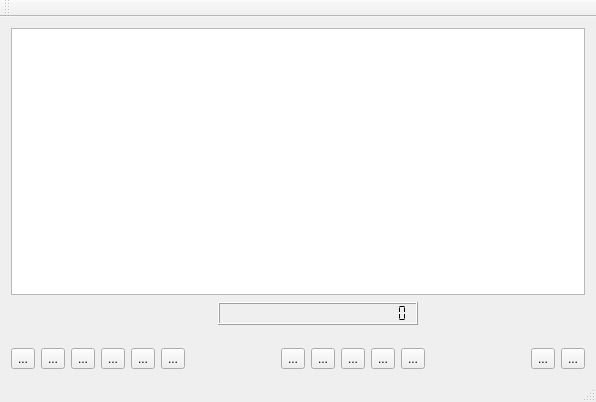
<?xml version="1.0" encoding="UTF-8"?>
<ui version="4.0">
 <class>MainWindow</class>
 <widget class="QMainWindow" name="MainWindow">
  <property name="geometry">
   <rect>
    <x>0</x>
    <y>0</y>
    <width>596</width>
    <height>402</height>
   </rect>
  </property>
  <property name="windowTitle">
   <string>Qt Media Player</string>
  </property>
  <widget class="QWidget" name="centralWidget">
   <layout class="QVBoxLayout" name="verticalLayout_2">
    <item>
     <layout class="QVBoxLayout" name="verticalLayout">
      <property name="bottomMargin">
       <number>1</number>
      </property>
      <item>
       <widget class="QTableWidget" name="tableWidget">
        <property name="enabled">
         <bool>true</bool>
        </property>
        <property name="editTriggers">
         <set>QAbstractItemView::NoEditTriggers</set>
        </property>
        <property name="dragEnabled">
         <bool>false</bool>
        </property>
        <property name="dragDropMode">
         <enum>QAbstractItemView::NoDragDrop</enum>
        </property>
        <property name="defaultDropAction">
         <enum>Qt::IgnoreAction</enum>
        </property>
        <property name="columnCount">
         <number>1</number>
        </property>
        <attribute name="horizontalHeaderVisible">
         <bool>false</bool>
        </attribute>
        <attribute name="verticalHeaderVisible">
         <bool>false</bool>
        </attribute>
        <attribute name="verticalHeaderVisible">
         <bool>false</bool>
        </attribute>
        <attribute name="horizontalHeaderVisible">
         <bool>false</bool>
        </attribute>
        <column/>
       </widget>
      </item>
     </layout>
    </item>
    <item>
     <layout class="QHBoxLayout" name="horizontalLayout">
      <item>
       <spacer name="horizontalSpacer_4">
        <property name="orientation">
         <enum>Qt::Horizontal</enum>
        </property>
        <property name="sizeType">
         <enum>QSizePolicy::Preferred</enum>
        </property>
        <property name="sizeHint" stdset="0">
         <size>
          <width>40</width>
          <height>20</height>
         </size>
        </property>
       </spacer>
      </item>
      <item>
       <widget class="QLCDNumber" name="lcdNumber">
        <property name="sizePolicy">
         <sizepolicy hsizetype="Fixed" vsizetype="Fixed">
          <horstretch>5</horstretch>
          <verstretch>0</verstretch>
         </sizepolicy>
        </property>
        <property name="minimumSize">
         <size>
          <width>200</width>
          <height>0</height>
         </size>
        </property>
        <property name="smallDecimalPoint">
         <bool>true</bool>
        </property>
        <property name="numDigits">
         <number>20</number>
        </property>
        <property name="segmentStyle">
         <enum>QLCDNumber::Flat</enum>
        </property>
        <property name="value" stdset="0">
         <double>0.000000000000000</double>
        </property>
       </widget>
      </item>
     </layout>
    </item>
    <item>
     <layout class="QHBoxLayout" name="horizontalLayout_3">
      <item>
       <spacer name="horizontalSpacer">
        <property name="orientation">
         <enum>Qt::Horizontal</enum>
        </property>
        <property name="sizeHint" stdset="0">
         <size>
          <width>498</width>
          <height>17</height>
         </size>
        </property>
       </spacer>
      </item>
     </layout>
    </item>
    <item>
     <layout class="QHBoxLayout" name="horizontalLayout_2">
      <item>
       <widget class="QToolButton" name="toolButton_Open">
        <property name="text">
         <string>...</string>
        </property>
        <property name="icon">
         <iconset>
          <normalon>:/Images/fileopen.png</normalon>
         </iconset>
        </property>
        <property name="iconSize">
         <size>
          <width>24</width>
          <height>24</height>
         </size>
        </property>
       </widget>
      </item>
      <item>
       <widget class="QToolButton" name="toolButton_RemoveList">
        <property name="enabled">
         <bool>true</bool>
        </property>
        <property name="text">
         <string>...</string>
        </property>
        <property name="icon">
         <iconset>
          <normalon>:/Images/delete.png</normalon>
         </iconset>
        </property>
        <property name="iconSize">
         <size>
          <width>24</width>
          <height>24</height>
         </size>
        </property>
       </widget>
      </item>
      <item>
       <widget class="QToolButton" name="toolButton_AddFiles">
        <property name="text">
         <string>...</string>
        </property>
        <property name="icon">
         <iconset>
          <normalon>:/Images/list-add.png</normalon>
         </iconset>
        </property>
        <property name="iconSize">
         <size>
          <width>24</width>
          <height>24</height>
         </size>
        </property>
       </widget>
      </item>
      <item>
       <widget class="QToolButton" name="toolButton_DeleteTrack">
        <property name="text">
         <string>...</string>
        </property>
        <property name="icon">
         <iconset>
          <normalon>:/Images/list-remove.png</normalon>
         </iconset>
        </property>
        <property name="iconSize">
         <size>
          <width>24</width>
          <height>24</height>
         </size>
        </property>
       </widget>
      </item>
      <item>
       <widget class="QToolButton" name="toolButton_UpTrack">
        <property name="text">
         <string>...</string>
        </property>
        <property name="icon">
         <iconset>
          <normalon>:/Images/up.png</normalon>
         </iconset>
        </property>
        <property name="iconSize">
         <size>
          <width>24</width>
          <height>24</height>
         </size>
        </property>
       </widget>
      </item>
      <item>
       <widget class="QToolButton" name="toolButton_DownTrack">
        <property name="text">
         <string>...</string>
        </property>
        <property name="icon">
         <iconset>
          <normalon>:/Images/down.png</normalon>
         </iconset>
        </property>
        <property name="iconSize">
         <size>
          <width>24</width>
          <height>24</height>
         </size>
        </property>
       </widget>
      </item>
      <item>
       <spacer name="horizontalSpacer_2">
        <property name="orientation">
         <enum>Qt::Horizontal</enum>
        </property>
        <property name="sizeHint" stdset="0">
         <size>
          <width>188</width>
          <height>20</height>
         </size>
        </property>
       </spacer>
      </item>
      <item>
       <widget class="QToolButton" name="toolButton_Stop">
        <property name="minimumSize">
         <size>
          <width>0</width>
          <height>0</height>
         </size>
        </property>
        <property name="text">
         <string>...</string>
        </property>
        <property name="icon">
         <iconset>
          <normalon>:/Images/stop.png</normalon>
         </iconset>
        </property>
        <property name="iconSize">
         <size>
          <width>24</width>
          <height>24</height>
         </size>
        </property>
       </widget>
      </item>
      <item>
       <widget class="QToolButton" name="toolButton_Prev">
        <property name="minimumSize">
         <size>
          <width>0</width>
          <height>0</height>
         </size>
        </property>
        <property name="text">
         <string>...</string>
        </property>
        <property name="icon">
         <iconset>
          <normalon>:/Images/prev.png</normalon>
         </iconset>
        </property>
        <property name="iconSize">
         <size>
          <width>24</width>
          <height>24</height>
         </size>
        </property>
       </widget>
      </item>
      <item>
       <widget class="QToolButton" name="toolButton_PlayPause">
        <property name="minimumSize">
         <size>
          <width>0</width>
          <height>0</height>
         </size>
        </property>
        <property name="text">
         <string>...</string>
        </property>
        <property name="icon">
         <iconset>
          <normalon>:/Images/play.png</normalon>
         </iconset>
        </property>
        <property name="iconSize">
         <size>
          <width>24</width>
          <height>24</height>
         </size>
        </property>
       </widget>
      </item>
      <item>
       <widget class="QToolButton" name="toolButton_Next">
        <property name="minimumSize">
         <size>
          <width>0</width>
          <height>0</height>
         </size>
        </property>
        <property name="baseSize">
         <size>
          <width>40</width>
          <height>40</height>
         </size>
        </property>
        <property name="text">
         <string>...</string>
        </property>
        <property name="icon">
         <iconset>
          <normaloff>:/Images/NextMenuButtonIcon.png</normaloff>
          <normalon>:/Images/next.png</normalon>:/Images/NextMenuButtonIcon.png</iconset>
        </property>
        <property name="iconSize">
         <size>
          <width>24</width>
          <height>24</height>
         </size>
        </property>
       </widget>
      </item>
      <item>
       <widget class="QToolButton" name="toolButton_FullScreen">
        <property name="text">
         <string>...</string>
        </property>
        <property name="icon">
         <iconset resource="qplayer.qrc">
          <normaloff>:/Images/auto_layout.png</normaloff>:/Images/auto_layout.png</iconset>
        </property>
        <property name="iconSize">
         <size>
          <width>24</width>
          <height>24</height>
         </size>
        </property>
       </widget>
      </item>
      <item>
       <spacer name="horizontalSpacer_3">
        <property name="orientation">
         <enum>Qt::Horizontal</enum>
        </property>
        <property name="sizeHint" stdset="0">
         <size>
          <width>198</width>
          <height>20</height>
         </size>
        </property>
       </spacer>
      </item>
      <item>
       <widget class="QToolButton" name="toolButton_About">
        <property name="text">
         <string>...</string>
        </property>
        <property name="icon">
         <iconset>
          <normalon>:/Images/fileinfo-32.png</normalon>
         </iconset>
        </property>
        <property name="iconSize">
         <size>
          <width>24</width>
          <height>24</height>
         </size>
        </property>
       </widget>
      </item>
      <item>
       <widget class="QToolButton" name="toolButton_CloseApp">
        <property name="text">
         <string>...</string>
        </property>
        <property name="icon">
         <iconset>
          <normalon>:/Images/exit.png</normalon>
         </iconset>
        </property>
        <property name="iconSize">
         <size>
          <width>24</width>
          <height>24</height>
         </size>
        </property>
       </widget>
      </item>
     </layout>
    </item>
   </layout>
  </widget>
  <widget class="QMenuBar" name="menuBar">
   <property name="geometry">
    <rect>
     <x>0</x>
     <y>0</y>
     <width>596</width>
     <height>21</height>
    </rect>
   </property>
  </widget>
  <widget class="QToolBar" name="mainToolBar">
   <attribute name="toolBarArea">
    <enum>TopToolBarArea</enum>
   </attribute>
   <attribute name="toolBarBreak">
    <bool>false</bool>
   </attribute>
  </widget>
  <widget class="QStatusBar" name="statusBar"/>
 </widget>
 <layoutdefault spacing="6" margin="11"/>
 <resources>
  <include location="qplayer.qrc"/>
 </resources>
 <connections/>
</ui>
